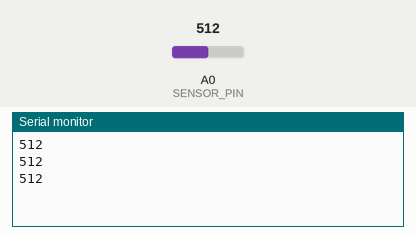
Bench run of a sketch on a simulated Arduino Uno, built with avr-gcc and run on an emulated ATmega328P. Shown: the last lines printed to the serial monitor. Inputs (shaded band) come from the test bench; at power-on: A0 (SENSOR_PIN) = 512.

Above: at 1.3 s.
1.4 s: A0 (SENSOR_PIN) set to 716
At 1.9 s:
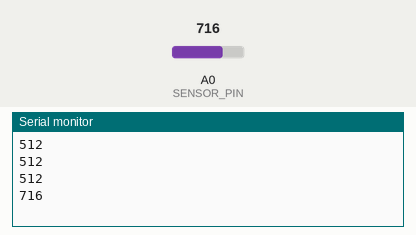
2.9 s: A0 (SENSOR_PIN) set to 900
At 3.4 s:
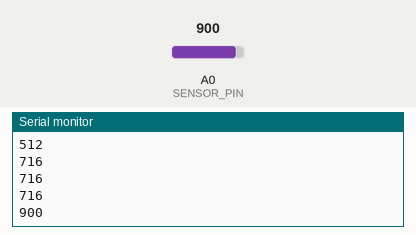
Timing chart, 0 to 5.9 s (numbered marks = the images above; inputs shaded):
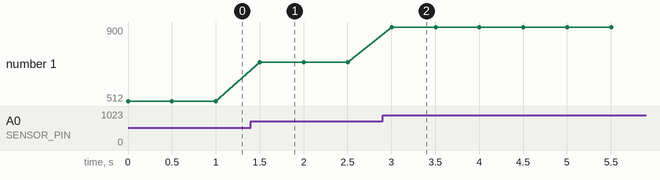

The sketch:

main.ino
```cpp
#include "config.h"
void setup()
{
    Serial.begin(SERIAL_BAUD); // inițializăm portul serial
}
void loop()
{
    int raw = analogRead(SENSOR_PIN); // citim valoarea brută a ADC (0..1023)
    Serial.println(raw);              // o trimitem spre calculator
    delay(SAMPLE_PERIOD_MS);          // așteptăm până la următoarea măsurare
}

// abc
float convertAdcToVoltage(int rawAdc) {
return (rawAdc * 5.0f) / 1023.0f;
}
```

config.h
```cpp
#ifndef CONFIG_H
#define CONFIG_H

// Configurări hardware și timing
#define SENSOR_PIN A0        // intrarea analogică a senzorului
#define SAMPLE_PERIOD_MS 500 // perioada de eșantionare (actualizată la 500ms)
#define SERIAL_BAUD 19200    // viteza portului serial
#define LED_PIN 13           // LED de stare
#define BUTTON_PIN 2         // buton de pornire/oprire achiziție

// Configurări de Debug
#define DEBUG_ENABLED true
#define LOG(x) do { if (DEBUG_ENABLED) { Serial.println(x); } } while(0)

#endif
```

Measured:
- after the input at 1.4 s, the serial monitor: prints a new line after 0.10 s (image 1)
- after the input at 2.9 s, the serial monitor: prints a new line after 0.10 s (image 2)
- plotted number 1: 512 → 716 after the input at 1.4 s, 716 → 900 after the input at 2.9 s
